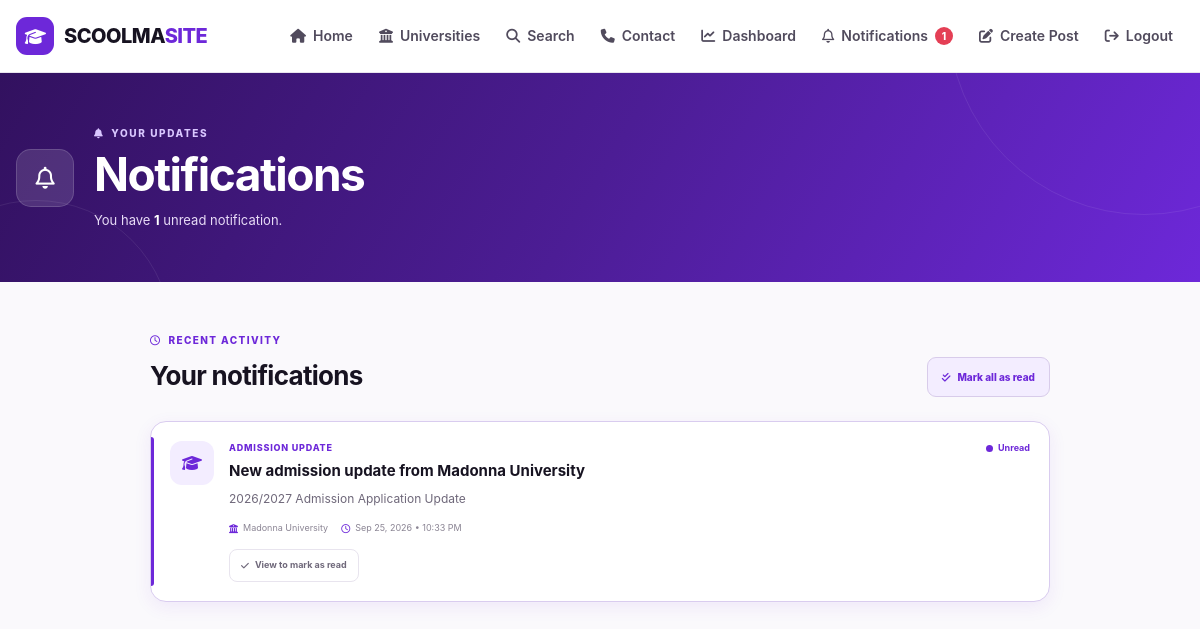
The app's page /notifications/ (signed in), older data.
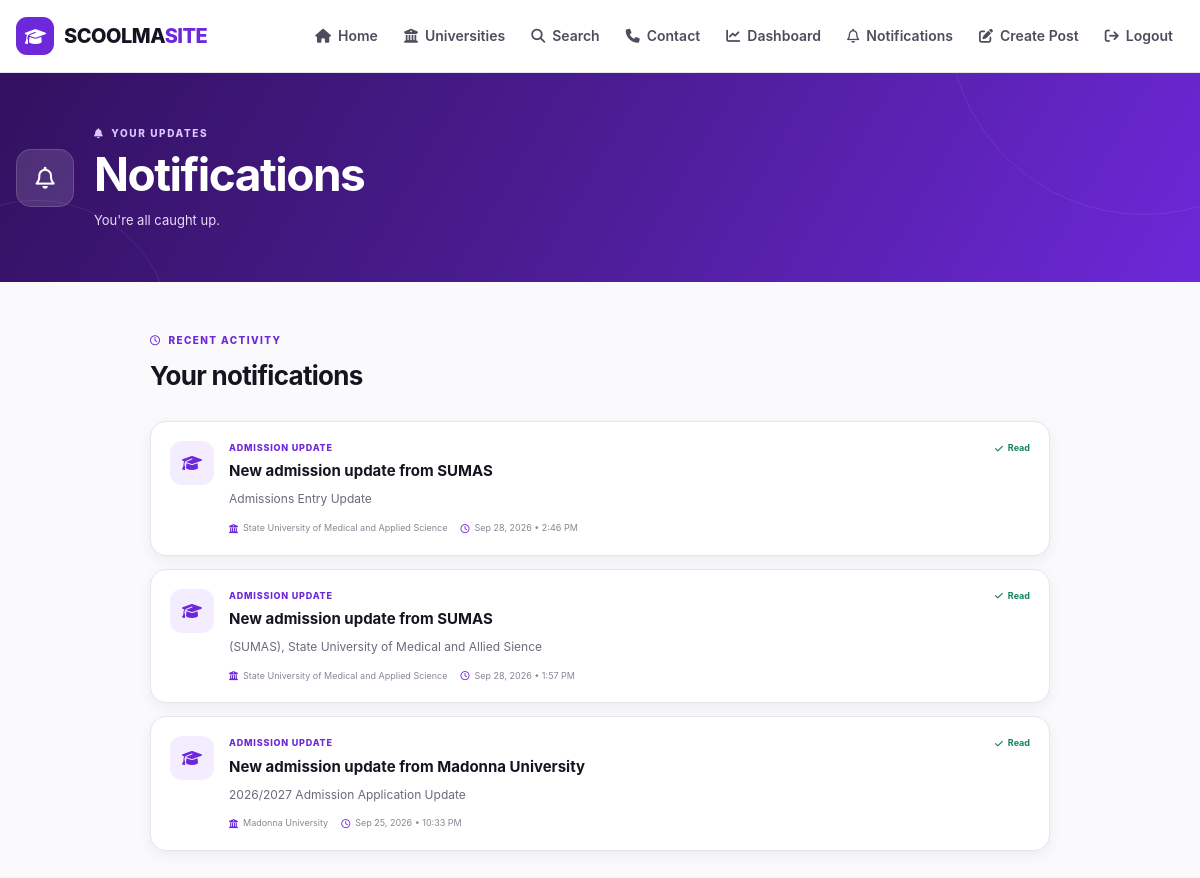
The same page, newer data.
### notifications/models.py (models this page shows, shortened)
class Notification(models.Model):
    NOTIFICATION_TYPES = [
        ("admission", "Admission Update"),
        ("post", "University Post"),
        ("system", "System Notification"),
    ]
    recipient = models.ForeignKey(
        User,
        on_delete=models.CASCADE,
        related_name="notifications"
    )
    university = models.ForeignKey(
        "uni.University",
        on_delete=models.CASCADE,
        null=True,
        blank=True,
        related_name="notifications"
    )
    admission_update = models.ForeignKey(
        "admissions.AdmissionUpdate",
        on_delete=models.CASCADE,
        null=True,
        blank=True,
        related_name="notifications"
    )
    notification_type = models.CharField(
        max_length=30,
        choices=NOTIFICATION_TYPES,
        default="system"
    )
    title = models.CharField(
        max_length=200
    )
    message = models.TextField()
    is_read = models.BooleanField(
        default=False
    )
    created_at = models.DateTimeField(
        auto_now_add=True
    )
    class Meta:
        ordering = ["-created_at"]
        constraints = [
            models.UniqueConstraint(
                fields=[
                    "recipient",
                    "admission_update"
                ],
                name="unique_admission_notification"
            )
        ]

### uni/models.py (models this page shows, shortened)
class University(models.Model):
    name = models.CharField(max_length=200)
    short_name = models.CharField(max_length=50, blank=True)
    country = models.CharField(max_length=100, default="Nigeria")
    state = models.CharField(max_length=100, blank=True)
    city = models.CharField(max_length=100, blank=True)
    description = models.TextField(blank=True)
    logo = models.ImageField(
        upload_to="universities/logos/",
        blank=True,
        null=True
    )
    cover_image = models.ImageField(
        upload_to="universities/covers/",
        blank=True,
        null=True
    )
    website = models.URLField(blank=True)
    is_verified = models.BooleanField(default=False)
    created_at = models.DateTimeField(auto_now_add=True)
    updated_at = models.DateTimeField(auto_now=True)
    class Meta:
        ordering = ["name"]

### notifications/views.py (the view)
@login_required
def notification_list(request):
    notifications = Notification.objects.filter(
        recipient=request.user
    ).select_related(
        "university",
        "admission_update"
    )
    unread_count = notifications.filter(
        is_read=False
    ).count()
    return render(
        request,
        "notifications/list.html",
        {
            "notifications": notifications,
            "unread_count": unread_count,
        }
    )

### notifications/context_processors.py (called while the page is built)
def notification_count(request):
    if not request.user.is_authenticated:
        return {
            "unread_notification_count": 0
        }
    count = Notification.objects.filter(
        recipient=request.user,
        is_read=False
    ).count()
    return {
        "unread_notification_count": count
    }

### templates/notifications/list.html (shortened to what the changed rows need)
{% extends "base.html" %}
{% load static %}
{% block page_css %}
<link rel="stylesheet" href="{% static 'css/notification-list.css' %}">
{% endblock %}
{% block content %}
<main class="notifications-page">
<section class="notifications-header">
    <div class="notifications-header-inner">
        <div>
            <p class="notifications-eyebrow">
                <i class="fa-solid fa-bell"></i>
                YOUR UPDATES
            </p>
            <h1>
                Notifications
            </h1>
            {% if unread_count %}
                <p>
                    You have
                    <strong>{{ unread_count }}</strong>
                    unread notification{{ unread_count|pluralize }}.
                </p>
            {% else %}
                <p>
                    You're all caught up.
                </p>
            {% endif %}
        </div>
    </div>
</section>
<section class="notifications-content">
    <div class="notifications-toolbar">
        <div>
            <h2>
                Your notifications
            </h2>
        </div>
        {% if unread_count %}
            <form
                method="POST"
                action="{% url 'mark_all_notifications_read' %}"
            >
                <button
                    type="submit"
                    class="mark-all-button"
                >
                    <i class="fa-solid fa-check-double"></i>
                    Mark all as read
                </button>
            </form>
        {% endif %}
    </div>
    <div class="notifications-list">
        {% for notification in notifications %}
            <article
                class="notification-card {% if not notification.is_read %}notification-unread{% endif %}"
            >
                <div class="notification-icon">
                    {% if notification.notification_type == "admission" %}
                        <i class="fa-solid fa-graduation-cap"></i>
                    {% elif notification.notification_type == "post" %}
                        <i class="fa-solid fa-pen-to-square"></i>
                    {% else %}
                        <i class="fa-solid fa-bell"></i>
                    {% endif %}
                </div>
                <div class="notification-main">
                    <div class="notification-top">
                        <div>
                            <div class="notification-type">
                                {% if notification.notification_type == "admission" %}
                                    Admission Update
                                {% elif notification.notification_type == "post" %}
                                    University Post
                                {% else %}
                                    StudentMedia
                                {% endif %}
                            </div>
                            <h3>
                                {{ notification.title }}
                            </h3>
                        </div>
                        {% if not notification.is_read %}
                            <span class="unread-dot">
                                <span></span>
                                Unread
                            </span>
                        {% else %}
                            <span class="read-label">
                                <i class="fa-solid fa-check"></i>
                                Read
                            </span>
                        {% endif %}
                    </div>
                    <p class="notification-message">
                        {{ notification.message }}
                    </p>
                    <div class="notification-meta">
                        {% if notification.university %}
                            <span>
                                <i class="fa-solid fa-building-columns"></i>
                                {{ notification.university.name }}
                            </span>
                        {% endif %}
                        <span>
                            <i class="fa-regular fa-clock"></i>
                            {{ notification.created_at|date:"M d, Y • g:i A" }}
                        </span>
                    </div>
                    {% if not notification.is_read %}
                        <form
                            method="POST"
                            action="{% url 'mark_notification_read' notification.id %}"
                            class="notification-read-form"
                        >
                            <button
                                type="submit"
                                class="mark-read-button"
                            >
                                <i class="fa-solid fa-check"></i>
                                View to mark as read
                            </button>
                        </form>
                    {% endif %}
                </div>
            </article>
        {% endfor %}
    </div>
</section>
</main>
{% endblock %}

Row changes from the older to the newer data that the page shows:
added Notification: notification_type "admission" (drawn), title "New admission update from SUMAS", is_read True (drawn), message "Admissions Entry Update", university.name "State University of Medical and Applied Science", created_at "Sep 28, 2026 • 2:46 PM"
added Notification: notification_type "admission" (drawn), title "New admission update from SUMAS", is_read True (drawn), message "(SUMAS), State University of Medical and Allied Sience", university.name "State University of Medical and Applied Science", created_at "Sep 28, 2026 • 1:57 PM"
changed Notification "New admission update from Madonna University": is_read "Unread View to mark as read" → "Read"
Text that changed along with them:
{{ unread_notification_count }}: "1" → (not shown)
{{ unread_count }}: "1" → (not shown)
text no longer shown: "You have unread notification . Mark all as read"
text now shown: "You're all caught up."
